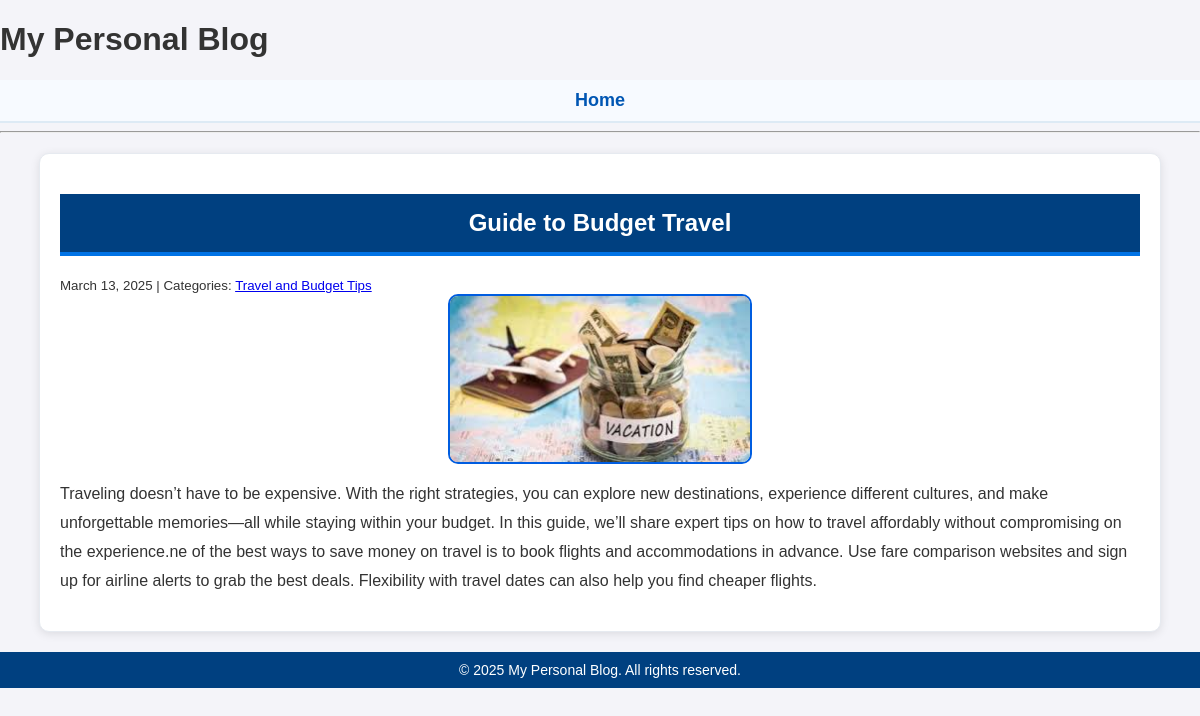
The app's page /post/1/ with its own data.
### blog/models.py (models this page shows, shortened)
class Post(models.Model):
    title = models.CharField(max_length=255)
    body = models.TextField()
    created_on = models.DateTimeField(auto_now_add=True)
    last_modified = models.DateTimeField(auto_now=True)
    categories = models.ManyToManyField("Category", related_name="posts")
    image = models.ImageField(upload_to='blog_images/', null=True, blank=True)

class Category(models.Model):
    name = models.CharField(max_length=30)
    class Meta:
        verbose_name_plural = "categories"

### blog/views.py (the view)
# urls.py: path("post/<int:pk>/", views.blog_detail, name="blog_detail"),
def blog_detail(request, pk):
    post = Post.objects.get(pk=pk)
    comments = Comment.objects.filter(post=post)
    context = {
        "post": post,
        "comments": comments,
    }
    return render(request, "blog/detail.html", context)

### blog/templates/blog/detail.html
{% extends "blog/base.html" %}
{% block page_title %}
    <h2>{{ post.title }}</h2>
{% endblock page_title %}
{% block page_content %}
    <small>
        {{ post.created_on.date }} | Categories:
        {% for category in post.categories.all %}
            <a href="{% url 'blog_category' category.name %}">
                {{ category.name }}
            </a>
        {% endfor %}
    </small>
    {% if post.image %}
       <img src="{{ post.image.url }}"  class="custom-image" alt="{{ post.title }}" style="max-width: 100%; height: auto;">
    {% endif %}
    <p>{{ post.body | linebreaks }}</p>
{% endblock page_content %}

### blog/templates/blog/base.html (shortened to what this page needs)
<!DOCTYPE html>
<html lang="en">
<head>
    {% load static %}
    <link rel="stylesheet" href="{% static 'blog/styles.css' %}">
</head>
<body>
<h1>My Personal Blog</h1>
<nav>
<a href="{% url "blog_index" %}">Home</a>
</nav>
<hr>
<div class="blog-container">
{% block page_title %}{% endblock page_title %}
{% block page_content %}{% endblock page_content %}
</div>
<footer>
    &copy; 2025 My Personal Blog. All rights reserved.
</footer>
</body>
</html>

### blog/static/blog/styles.css (style rules this page uses)
body { font-family: 'Arial', sans-serif; background-color: #f4f4f9; margin: 0; padding: 0; color: #333333; }
h2 { background-color: #004080; color: #ffffff; padding: 15px; text-align: center; border-bottom: 4px solid #0073e6; }
nav { background: #f7faff; padding: 10px; text-align: center; border-bottom: 2px solid #ddeaf5; }
nav a { color: #0056b3; text-decoration: none; margin: 0 15px; font-size: 18px; font-weight: bold; }
.blog-container { max-width: 90%; margin: 20px auto; background: #ffffff; padding: 20px; border-radius: 10px; box-shadow: 0px 2px 10px rgba(0, 0, 0, 0.1); border: 1px solid #e6eaf0; }
footer { text-align: center; padding: 10px; background: #004080; color: #ffffff; margin-top: 20px; font-size: 14px; }
p { line-height: 1.8; color: #333333; }
.custom-image { width: 300px; height: auto; display: block; margin: 0 auto; border: 2px solid #005de0; border-radius: 10px; }

### records on screen
Post: title "Guide to Budget Travel", created_on "March 13, 2025", image (picture), body "Traveling doesn’t have to be expensive. With the right strategies, you can explore new destinations, experience different cultures, and make unforgettable memories—all while staying within your budget. In this guide, we’ll share expert tips on how to travel affordably without compromising on the experience.ne of the best ways to save money on travel is to book flights and accommodations in advance. Use fare comparison websites and sign up for airline alerts to grab the best deals. Flexibility with travel dates can also help you find cheaper flights."
Category: name "Travel and Budget Tips"
